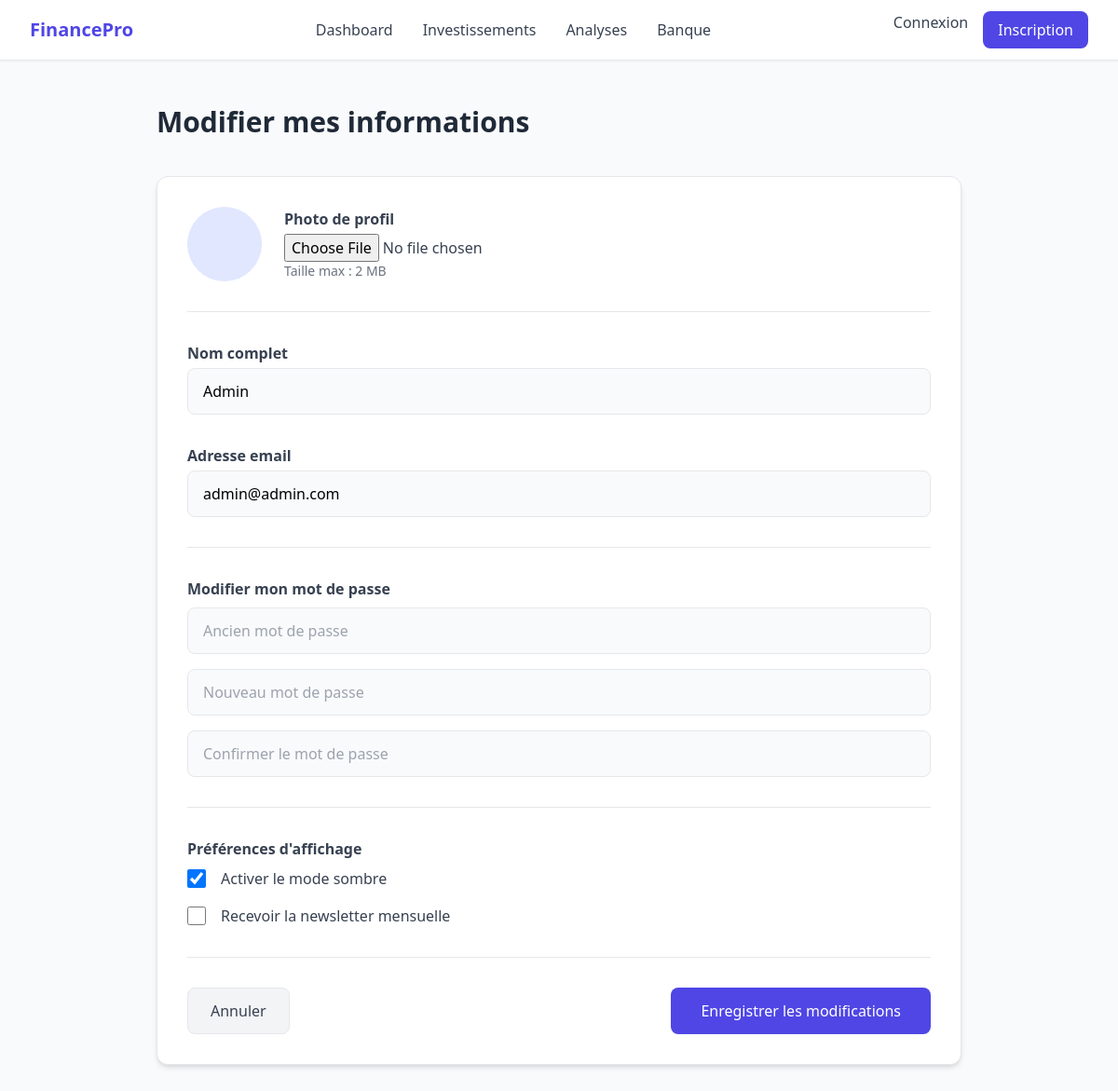
Screenshot of /account/edit with the database file from the repository.
### app/models.py (models this page shows)
class User(UserMixin, db.Model):
    id = db.Column(db.Integer, primary_key=True)
    username = db.Column(db.String(50), unique=True, nullable=False)
    email = db.Column(db.String(120), unique=True, nullable=False)
    password_hash = db.Column(db.String(255), nullable=False)
    phone_number = db.Column(db.String(20), unique=True, nullable=True)
    double_auth_enabled = db.Column(db.Boolean, default=False)
    certified = db.Column(db.Boolean, default=False)
    anonymous = db.Column(db.Boolean, default=False)
    dark_mode = db.Column(db.Boolean, default=False)
    news_letter_subscribed = db.Column(db.Boolean, default=True)
    role = db.Column(db.String(20), default='user')
    bank_accounts = db.relationship('MainBankAccount', backref='user', lazy=True)

### app/routes/main.py (the view, shortened to what this page needs)
@main_bp.route("/account/edit", methods=["GET", "POST"])
def edit_account():
    user = User.query.first()
    return render_template("account/edit_account.html", user=user)

### app/templates/account/edit_account.html (shortened to what this page needs)
{% extends 'base.html' %}
{% block content %}
<div class="max-w-4xl mx-auto px-4 py-12">
    <h1 class="text-3xl font-bold text-gray-800 mb-10">
        Modifier mes informations
    </h1>
    <div class="bg-white border border-gray-200 rounded-xl shadow-md p-8">
        <form action="/account/edit" method="POST" enctype="multipart/form-data" class="space-y-8">
            <div class="flex items-center space-x-6">
                <div class="w-20 h-20 rounded-full bg-indigo-100 text-indigo-600 text-3xl font-bold flex items-center justify-center">
                </div>
                <div>
                    <label class="block font-semibold text-gray-700 mb-1">Photo de profil</label>
                    <input type="file" name="avatar" accept="image/*"
                           class="block w-full text-gray-700">
                    <p class="text-sm text-gray-500">Taille max : 2 MB</p>
                </div>
            </div>
            <hr>
            <div>
                <label class="block text-gray-700 font-semibold mb-1">Nom complet</label>
                <input type="text" name="name" value="{{ user.username if user else '' }}" required
                       class="w-full px-4 py-3 border rounded-lg bg-gray-50 focus:ring-2 focus:ring-indigo-600">
            </div>
            <div>
                <label class="block text-gray-700 font-semibold mb-1">Adresse email</label>
                <input type="email" name="email" value="{{ user.email if user else '' }}" required
                       class="w-full px-4 py-3 border rounded-lg bg-gray-50 focus:ring-2 focus:ring-indigo-600">
            </div>
            <hr>
            <div>
                <label class="block text-gray-700 font-semibold mb-2">Modifier mon mot de passe</label>
                <input type="password" name="old_password" placeholder="Ancien mot de passe"
                       class="w-full px-4 py-3 border rounded-lg bg-gray-50 focus:ring-2 focus:ring-indigo-600 mb-4">
                <input type="password" name="new_password" placeholder="Nouveau mot de passe"
                       class="w-full px-4 py-3 border rounded-lg bg-gray-50 focus:ring-2 focus:ring-indigo-600 mb-4">
                <input type="password" name="confirm_password" placeholder="Confirmer le mot de passe"
                       class="w-full px-4 py-3 border rounded-lg bg-gray-50 focus:ring-2 focus:ring-indigo-600">
            </div>
            <hr>
            <div>
                <label class="block text-gray-700 font-semibold mb-2">Préférences d'affichage</label>
                <div class="flex items-center space-x-4 mb-4">
                    <input type="checkbox" name="darkmode" id="darkmode"
                           class="w-5 h-5" {% if user.dark_mode %}checked{% endif %}>
                    <label for="darkmode" class="text-gray-700">Activer le mode sombre</label>
                </div>
                <div class="flex items-center space-x-4">
                    <input type="checkbox" name="newsletter" id="newsletter"
                           class="w-5 h-5" {% if user.news_letter_subscribed %}checked{% endif %}>
                    <label for="newsletter" class="text-gray-700">Recevoir la newsletter mensuelle</label>
                </div>
            </div>
            <hr>
            <div class="flex justify-between">
                <a href="/account"
                   class="py-3 px-6 bg-gray-100 border rounded-lg text-gray-700 hover:bg-gray-200 transition">
                    Annuler
                </a>
                <button type="submit"
                        class="py-3 px-8 bg-indigo-600 text-white rounded-lg hover:bg-indigo-700 transition">
                    Enregistrer les modifications
                </button>
            </div>
        </form>
    </div>
</div>
{% endblock %}

### rows the page displays
User: name "Admin", email "admin@admin.com", dark_mode "☑"
